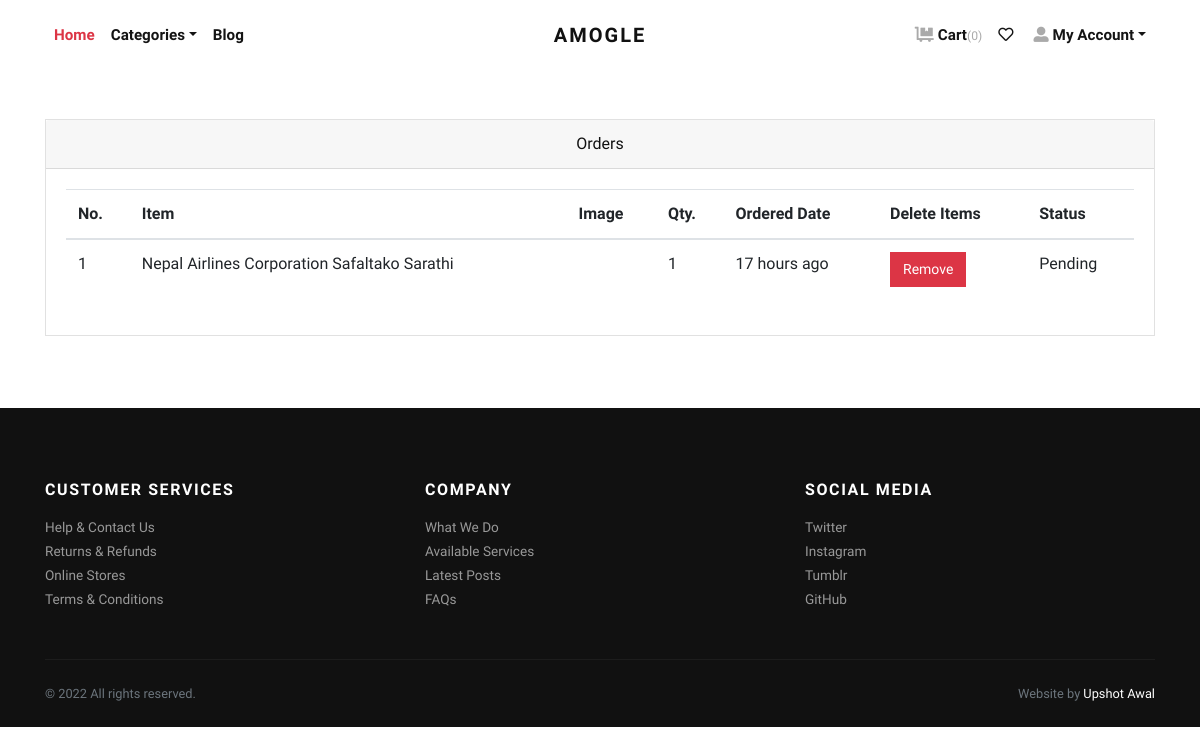
/orders/ (signed in), run on the app's committed database.
### store/models.py (models this page shows, shortened)
class Order(models.Model):
    user = models.ForeignKey(User, verbose_name="User",
                             on_delete=models.CASCADE)
    address = models.ForeignKey(
        Address, verbose_name="Shipping Address", on_delete=models.CASCADE)
    product = models.ForeignKey(
        Product, verbose_name="Product", on_delete=models.CASCADE)
    quantity = models.PositiveIntegerField(verbose_name="Quantity")
    ordered_date = models.DateTimeField(
        auto_now_add=True, verbose_name="Ordered Date")
    status = models.CharField(
        choices=STATUS_CHOICES,
        max_length=50,
        default="Pending"
    )

class Product(models.Model):
    title = models.CharField(max_length=150, verbose_name="Product Title")
    slug = AutoSlugField(populate_from='title', unique=True,
                         verbose_name="Product Slug")
    sku = models.CharField(max_length=255, unique=True,
                           verbose_name="Unique Product ID (SKU)")
    short_description = RichTextField()
    detail_description = models.TextField(
        blank=True, null=True, verbose_name="Detail Description")
    product_image = models.ImageField(
        upload_to='product', blank=True, null=True, verbose_name="Product Image")
    price = models.DecimalField(max_digits=8, decimal_places=2)
    category = models.ForeignKey(
        Category, verbose_name="Product Categoy", on_delete=models.CASCADE)
    is_active = models.BooleanField(verbose_name="Is Active?", default=True)
    is_featured = models.BooleanField(
        verbose_name="Is Featured?", default=True)
    created_at = models.DateTimeField(
        auto_now_add=True, verbose_name="Created Date")
    updated_at = models.DateTimeField(
        auto_now=True, verbose_name="Updated Date")
    class Meta:
        verbose_name_plural = 'Products'
        ordering = ('-created_at', )

### store/views.py (the view)
# urls.py: path('orders/', views.orders, name="orders"),
@ login_required
def orders(request):
    all_orders = Order.objects.filter(
        user=request.user).order_by('-ordered_date')
    return render(request, 'store/orders.html', {'orders': all_orders})

### store/context_preprocessors.py (called while the page is built)
def store_menu(request):
    categories = Category.objects.filter(is_active=True)
    context = {
        'categories_menu': categories,
    }
    return context

def cart_menu(request):
    if request.user.is_authenticated:
        cart_items= Cart.objects.filter(user=request.user)
        context = {
            'cart_items': cart_items,
        }
    else:
        context = {}
    return context

### templates/store/orders.html (shortened to what this page needs)
{% extends 'base.html' %}
{% load static %}
{% load humanize %}
    {% block content %}
      <div class="container py-5">
        <div class="row">
          <div class="col-lg-12">
            <div class="card mb-4" id="tables">
              <div class="card-header text-center">Orders</div>
              <div class="card-body">
                <table class="table table-hover">
                  <thead>
                    <tr>
                      <th>No.</th>
                      <th>Item</th>
                      <th>Image</th>
                      <th>Qty.</th>
                      <th>Ordered Date</th>
                      {% if orders %}
                      {% if order.status == 'On The Way' %}
                      <th>Status</th>
                      {% else %}
                      <th>Delete Items</th>
                      <th>Status</th>{% endif %}
                      {%endif%}
                    </tr>
                  </thead>
                  <tbody>
                    {% if orders %}
                    {% for order in orders %}
                    <tr>
                      <td>{{forloop.counter}}</td>
                      <td>{{order.product.title}}</td>
                      <td>
                      </td>
                      <td>{{order.quantity}}</td>
                      <td>{{order.ordered_date|naturaltime}}</td>
                      {% if order.status == 'On The Way' %}
                      {% else %}
                      <td>
                        <button type="button" class="btn btn-sm btn-danger" data-toggle="modal" data-target="#exampleModal">Remove</button>
                      </td>
                      {% endif %}
                      <td>
                        {{order.status}}
                      </td>
                    </tr>
                    {% endfor %}
                    {% endif %}
                  </tbody>
                </table>
              </div>
            </div>
          </div>
        </div>
      </div>
{% endblock content %}

### static/css/style.default.css (style rules this page uses)
.btn { font-weight: 400; border: 1px solid transparent; font-family: inherit; padding: 0.375rem 1.5rem; font-size: 1rem; line-height: 1.5; border-radius: 0; transition: color 0.15s ease-in-out, background-color 0.15s ease-in-out, border-color 0.15s ease-in-out, box-shadow 0.15s ease-in-out; }
.btn-danger { color: #fff; background-color: #dc3545; border-color: #dc3545; }
.btn-sm { padding: 0.375rem 0.75rem; font-size: 0.875rem; line-height: 1.5; border-radius: 0; }
body { font-family: "Libre Franklin", sans-serif; font-size: 1rem; font-weight: 400; line-height: 1.5; color: #111111; background-color: #fff; }
.card { background-color: #fff; border: 1px solid rgba(17, 17, 17, 0.125); border-radius: 0; }
.card-body { padding: 1.25rem; }
.card-header { padding: 0.75rem 1.25rem; background-color: rgba(17, 17, 17, 0.03); border-bottom: 1px solid rgba(17, 17, 17, 0.125); }
.card-header:first-child { border-radius: calc(0 - 1px) calc(0 - 1px) 0 0; }

### data on the page
Order: product "Nepal Airlines Corporation Safaltako Sarathi", quantity "1", ordered_date "17 hours ago", status "Pending"

### other printed values
{{ cart_items.count }} "0"
